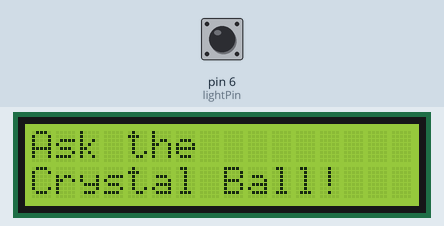
This sketch was run on a simulated Arduino Uno, built with avr-gcc and run on an emulated ATmega328P. Parts: 16×2 character LCD. Inputs (shaded band) come from the test bench; at power-on: pin 6 (lightPin) LOW. Random numbers use the default seed unless the sketch sets one.

Above: at 1.2 s.
1.3 s: pin 6 (lightPin) driven HIGH
At 1.6 s:
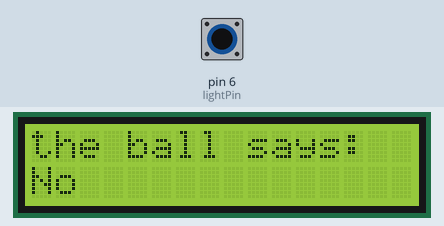
2.8 s: pin 6 (lightPin) pulsed LOW 5 times (0.12 s each, 0.3 s apart)
At 4.5 s:
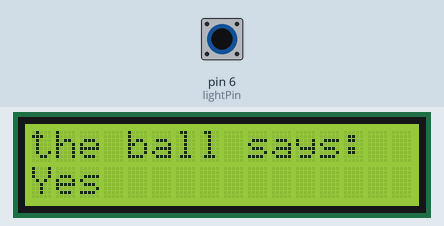
5.8 s: pin 6 (lightPin) pulsed LOW 2 times (0.12 s each, 0.3 s apart)
At 7.3 s:
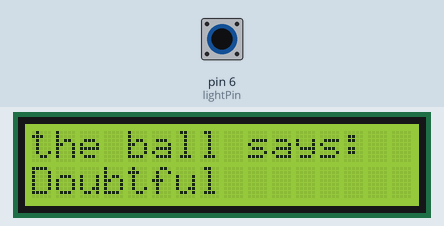
Timing chart, 0 to 8.8 s (numbered marks = the images above; inputs shaded):
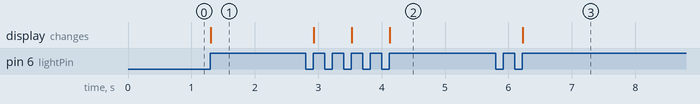

The sketch:

MAGICBALL.ino
```cpp
/*
  THIS CODE IS A MODIFICATION OF THE ORIGINAL ARDUINO PROJECTS BOOK: CRYSTAL BALL,
  HOWEVER I HAVE ADAPTED IT, AND IT IS IN THE PUBLIC DOMAIN,
  I DO NOT OWN THIS CODE NOR DO I CLAIM TO
  HOWEVER,
  I WILL SAY THAT THE MODIFICATION WAS BY ME AND I AM NOT SIMPLY REUPLOADING SOMEBODY ELSE'S CODE

  Anyways though, here are some credits

  AUTHOR: Aryan Sinha
  IDE: Arduino 1.8.15
  ARDUINO BOARD: Arduino Uno
  FAVORITE PUNCTUATION MARK: commas
*/
// include the library code:
#include <LiquidCrystal.h>

// initialize the library with the numbers of the interface pins
LiquidCrystal lcd(12, 11, 5, 4, 3, 2);

// set up a constant for the tilt switch pin
const int lightPin = 6;

// variable to hold the value of the switch pin
int lightState = 0;

// variable to hold previous value of the switch pin
int prevLightState = 0;

// a variable to choose which reply from the crystal ball
int reply;

void setup() {
  // set up the number of columns and rows on the LCD
  lcd.begin(16, 2);

  // set up the switch pin as an input
  pinMode(lightPin, INPUT);

  // Print a message to the LCD.
  lcd.print("Ask the");
  // set the cursor to column 0, line 1
  // line 1 is the second row, since counting begins with 0
  lcd.setCursor(0, 1);
  // print to the second line
  lcd.print("Crystal Ball!");
}

void loop() {
  // check the status of the switch
  lightState = digitalRead(lightPin);

  // compare the switchState to its previous state
  if (lightState != prevLightState) {
    // if the state has changed from HIGH to LOW you know that the ball has been
    // tilted from one direction to the other
    if (lightState == HIGH) {
      // randomly chose a reply
      reply = random(8);
      // clean up the screen before printing a new reply
      lcd.clear();
      // set the cursor to column 0, line 0
      lcd.setCursor(0, 0);
      // print some text
      lcd.print("the ball says:");
      // move the cursor to the second line
      lcd.setCursor(0, 1);

      // choose a saying to print based on the value in reply
      switch (reply) {
        case 0:
          lcd.print("Yes");
          break;

        case 1:
          lcd.print("Most likely");
          break;

        case 2:
          lcd.print("Certainly");
          break;

        case 3:
          lcd.print("Outlook good");
          break;

        case 4:
          lcd.print("Unsure");
          break;

        case 5:
          lcd.print("Ask again");
          break;

        case 6:
          lcd.print("Doubtful");
          break;

        case 7:
          lcd.print("No");
          break;
      }
    }
  }
  // save the current switch state as the last state
  prevLightState = lightState;
}
```

Measured:
- after the input at 1.3 s, the display: changes at once (image 1)
- after the input at 2.8 s, the display: first changes after 0.13 s (image 2 shows a later state)
- after the input at 5.8 s, the display: changes after 0.43 s (image 3)
